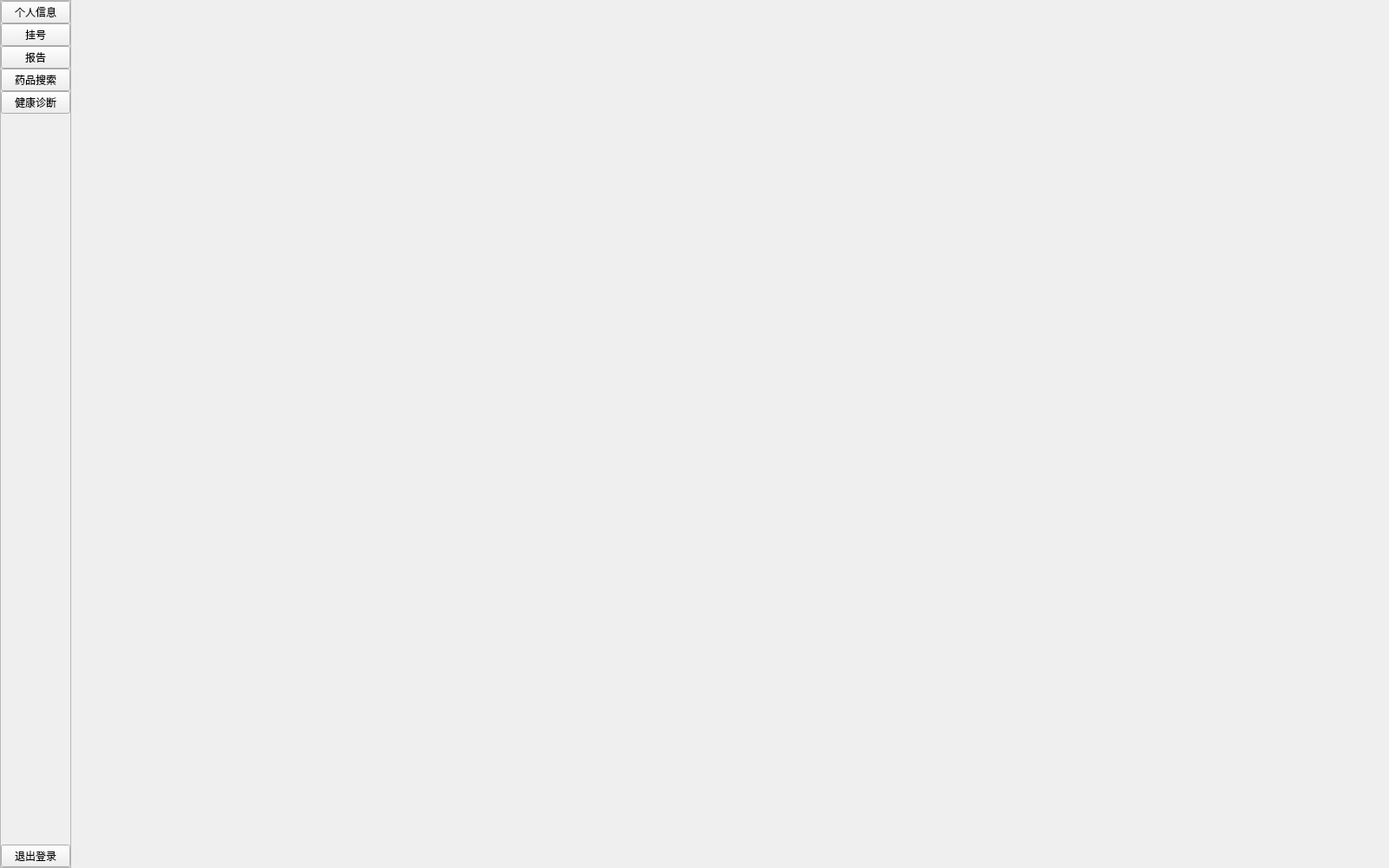
<?xml version="1.0" encoding="UTF-8"?>
<ui version="4.0">
 <class>PatientClient</class>
 <widget class="QMainWindow" name="PatientClient">
  <property name="geometry">
   <rect>
    <x>0</x>
    <y>0</y>
    <width>1600</width>
    <height>1000</height>
   </rect>
  </property>
  <property name="windowTitle">
   <string>病患客户端</string>
  </property>
  <widget class="QWidget" name="centralwidget">
   <layout class="QHBoxLayout" name="horizontalLayout">
    <property name="spacing">
     <number>0</number>
    </property>
    <property name="leftMargin">
     <number>0</number>
    </property>
    <property name="topMargin">
     <number>0</number>
    </property>
    <property name="rightMargin">
     <number>0</number>
    </property>
    <property name="bottomMargin">
     <number>0</number>
    </property>
    <item>
     <widget class="QFrame" name="SideBarFrame">
      <property name="frameShape">
       <enum>QFrame::StyledPanel</enum>
      </property>
      <property name="frameShadow">
       <enum>QFrame::Raised</enum>
      </property>
      <layout class="QVBoxLayout" name="verticalLayout_2">
       <property name="spacing">
        <number>0</number>
       </property>
       <property name="leftMargin">
        <number>0</number>
       </property>
       <property name="topMargin">
        <number>0</number>
       </property>
       <property name="rightMargin">
        <number>0</number>
       </property>
       <property name="bottomMargin">
        <number>0</number>
       </property>
       <item>
        <layout class="QVBoxLayout" name="verticalLayout">
         <property name="spacing">
          <number>0</number>
         </property>
         <property name="leftMargin">
          <number>0</number>
         </property>
         <property name="topMargin">
          <number>0</number>
         </property>
         <property name="rightMargin">
          <number>0</number>
         </property>
         <property name="bottomMargin">
          <number>0</number>
         </property>
         <item>
          <widget class="QPushButton" name="InfoBtn">
           <property name="sizePolicy">
            <sizepolicy hsizetype="Fixed" vsizetype="Fixed">
             <horstretch>0</horstretch>
             <verstretch>0</verstretch>
            </sizepolicy>
           </property>
           <property name="baseSize">
            <size>
             <width>0</width>
             <height>0</height>
            </size>
           </property>
           <property name="text">
            <string>个人信息</string>
           </property>
          </widget>
         </item>
         <item>
          <widget class="QPushButton" name="RegisterBtn">
           <property name="sizePolicy">
            <sizepolicy hsizetype="Fixed" vsizetype="Fixed">
             <horstretch>0</horstretch>
             <verstretch>0</verstretch>
            </sizepolicy>
           </property>
           <property name="baseSize">
            <size>
             <width>0</width>
             <height>0</height>
            </size>
           </property>
           <property name="text">
            <string>挂号</string>
           </property>
          </widget>
         </item>
         <item>
          <widget class="QPushButton" name="ReportBtn">
           <property name="sizePolicy">
            <sizepolicy hsizetype="Fixed" vsizetype="Fixed">
             <horstretch>0</horstretch>
             <verstretch>0</verstretch>
            </sizepolicy>
           </property>
           <property name="baseSize">
            <size>
             <width>0</width>
             <height>0</height>
            </size>
           </property>
           <property name="text">
            <string>报告</string>
           </property>
          </widget>
         </item>
         <item>
          <widget class="QPushButton" name="DrugSearchBtn">
           <property name="text">
            <string>药品搜索</string>
           </property>
          </widget>
         </item>
         <item>
          <widget class="QPushButton" name="ChartBtn">
           <property name="text">
            <string>健康诊断</string>
           </property>
          </widget>
         </item>
         <item>
          <spacer name="verticalSpacer">
           <property name="orientation">
            <enum>Qt::Vertical</enum>
           </property>
           <property name="sizeHint" stdset="0">
            <size>
             <width>20</width>
             <height>40</height>
            </size>
           </property>
          </spacer>
         </item>
         <item>
          <widget class="QPushButton" name="LogoutBtn">
           <property name="text">
            <string>退出登录</string>
           </property>
          </widget>
         </item>
        </layout>
       </item>
      </layout>
     </widget>
    </item>
    <item>
     <widget class="QStackedWidget" name="stackedWidget">
      <property name="styleSheet">
       <string notr="true"/>
      </property>
      <property name="currentIndex">
       <number>-1</number>
      </property>
     </widget>
    </item>
   </layout>
  </widget>
 </widget>
 <resources/>
 <connections/>
</ui>
